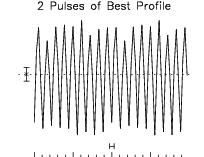
#> input picture dataset/0/S00117_2-cand.008.png_best_pulse.jpg, 204 x 157 px; its folder holds only this picture in this run
$ jupyter execute --allow-errors Untitled-1.ipynb
#> lines starting #> are read from the running program, lines starting #| are printed output that depends on the picture
[cell 1]
import os
import random
import numpy as np
import matplotlib.pyplot as plt
from PIL import Image
from skimage import io, color
from sklearn import svm, metrics
from sklearn.model_selection import train_test_split
from skimage.transform import resize

[cell 2]
class load():
    def __init__(self, path = ""):
        self.path = path

        if(self.path.endswith('/') != True):
            self.path = self.path + '/'

    def load(self):
        # Load images from folder 0
        x0, _ = self.load_images(self.path + '0/')
        y0 = np.ones(len(x0)) * 0

        # Load images from folder 1
        x1, _ = self.load_images(self.path + '1/')
        y1 = np.ones(len(x1)) * 1

        # Concatenate all images
        x = np.concatenate((x0, x1))
        y = np.concatenate((y0, y1))

        # Shuffle data
        # x, y = self.shuffle(x, y)

        return x, y

    def repeat(self, num, val):
        '''
        Repeats the data num times
        '''
        ret = []
        for _ in range(num):
            ret.append([val])

        return ret

    def shuffle(self, x, y):
        '''
        Shuffles the data
        '''
        xy = list(zip(x, y))
        random.shuffle(xy)
        x, y = zip(*xy)
        return x, y

    def load_images(self, folder):
        '''
        Loads all images from a folder and returns a list of matrices
        '''
        # Get files from folder
        files = os.listdir(folder)
        # Load images
        img_list = []
        filenames = []
        for file in files:
            if(file.endswith('.png') or file.endswith('.jpg')):
                img_list.append(
                    self.img_to_matrix(folder + file)
                )
                filenames.append(file)

        return img_list, filenames

    def img_to_matrix(self, img_path):
        '''
        Loads an image and converts it to a matrix
        '''
        img = resize(io.imread(img_path), (256, 256))
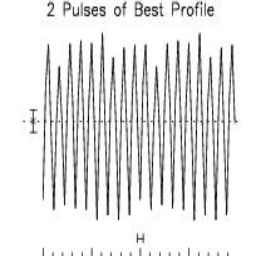
#> img: shape (256, 256, 3) float64; min 0.00781, max 1, mean 0.892
        img = color.rgb2gray(img)
#> img: shape (256, 256) float64
        img = img[20:256, :]
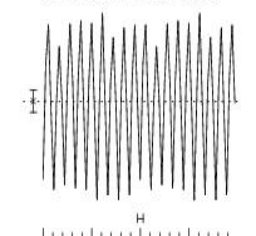
#> img: shape (236, 256) float64; min 0.00781, max 1, mean 0.892
        reshaped =  self.flatten(img)

        '''
        print(img[:, 170])
        plt.matshow(img)
        flattened = self.flatten(img)
        plt.scatter(range(len(flattened)), flattened)
        raise NotImplementedError
        plt.scatter(range(len(reshaped)), reshaped)
        plt.show()
        print(img_path)
        print(reshaped)
        raise NotImplementedError
        '''
        return reshaped

    def flatten(self, x):
        '''
        Flattens the data
        '''
        flattened = np.ones(x.shape[1]) * 256
#> flattened = 256 values from 256 to 256
        for r in range(x.shape[1]):
            thisColumn = x[:, r]
            for i in range(len(thisColumn)):
                if(thisColumn[i] < 1):
                    flattened[r] = i
                    break
#> after the loop, flattened = 256 values, max 256 at index 0, min 0 at index 41, mean 41.55

        return flattened

class train():
    def __init__(self, dataset):
        print('Loading dataset...')
        self.load = load(dataset)
        self.x, self.y = self.load.load()
#> in img_to_matrix, `reshaped =  self.flatten(img)`: reshaped has the same summary as flattened in flatten
#> in load, `x0, _ = self.load_images(self.path + '0/')`: x0 = 1 item
#> in load, `y0 = np.ones(len(x0)) * 0`: y0 = [0]

    def train(self):
        print('Training...')

        # Split data into training and test set
        x_train, x_test, y_train, y_test = train_test_split(self.x, self.y, test_size=0.2)

        # Train SVM
        clf = svm.SVC(gamma='scale')
        clf.fit(x_train, y_train)

        # Predict
        y_pred = clf.predict(x_test)

        # Print accuracy
        print('Accuracy:', metrics.accuracy_score(y_test, y_pred))

        return clf

#l = load()
#l.img_to_matrix("./tests/real13.jpg")

[cell 3]
class rater(load, train):
    def __init__(self):
        self.clf = train('./dataset/').train()

    def rate(self, img_path):
        img = self.img_to_matrix(img_path)
        return self.clf.predict([img])[0]

[cell 4]
# Initialize rater
print('Initializing rater...')
#> (the rest of this cell did not finish here and is left out)

[cell 5]
l = load("./dataset/")
#> (the rest of this cell did not finish here and is left out)

$ run again, on dataset/0/S00119_1-cand.019.png_best_pulse.jpg
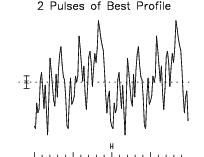
#> input picture dataset/0/S00119_1-cand.019.png_best_pulse.jpg, 204 x 157 px
#> in img_to_matrix, `img = resize(io.imread(img_path), (256, 256))`:
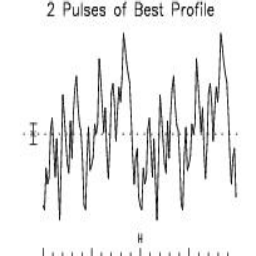
#> img: shape (256, 256, 3) float64; min 0.00781, max 1, mean 0.929
#> in img_to_matrix, `img = img[20:256, :]`:
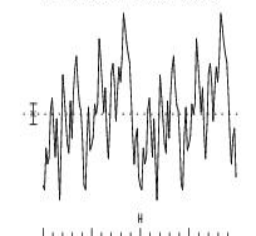
#> img: shape (236, 256) float64; min 0.00781, max 1, mean 0.933
#> after the loop in flatten, `for r in range(x.shape[1]):`: flattened = 256 values, max 256 at index 0, min 0 at index 41, mean 45.58
#> reshaped has the same summary as flattened in flatten
#> x0 = 1 item
#> y0 = [0]

$ run again, on dataset/0/S00119_1-cand.020.png_best_pulse.jpg
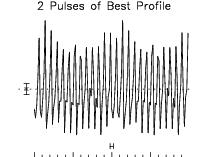
#> input picture dataset/0/S00119_1-cand.020.png_best_pulse.jpg, 204 x 157 px
#> in img_to_matrix, `img = resize(io.imread(img_path), (256, 256))`:
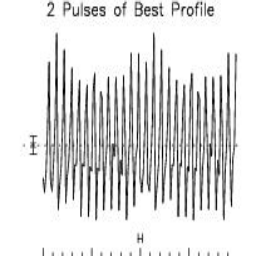
#> img: shape (256, 256, 3) float64; min 0.00122, max 1, mean 0.874
#> in img_to_matrix, `img = img[20:256, :]`:
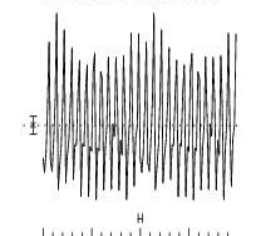
#> img: shape (236, 256) float64; min 0.00122, max 1, mean 0.873
#> after the loop in flatten, `for r in range(x.shape[1]):`: flattened = 256 values, max 256 at index 0, min 0 at index 41, mean 44.72
#> reshaped has the same summary as flattened in flatten
#> x0 = 1 item
#> y0 = [0]

$ run again, on dataset/0/S00119_1-cand.030.png_best_pulse.jpg
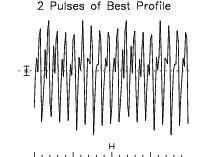
#> input picture dataset/0/S00119_1-cand.030.png_best_pulse.jpg, 204 x 157 px
#> in img_to_matrix, `img = resize(io.imread(img_path), (256, 256))`:
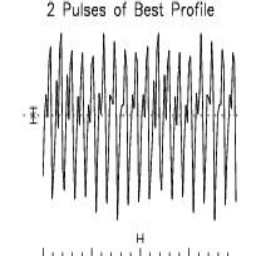
#> img: shape (256, 256, 3) float64; min 0.00958, max 1, mean 0.885
#> in img_to_matrix, `img = img[20:256, :]`:
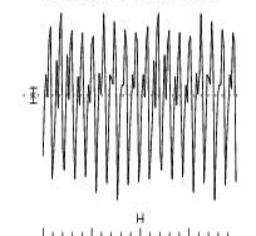
#> img: shape (236, 256) float64; min 0.00958, max 1, mean 0.886
#> after the loop in flatten, `for r in range(x.shape[1]):`: flattened = 256 values, max 256 at index 0, min 0 at index 41, mean 42.05
#> reshaped has the same summary as flattened in flatten
#> x0 = 1 item
#> y0 = [0]

$ run again, on dataset/0/S00117_2-cand.024.png_best_pulse.jpg
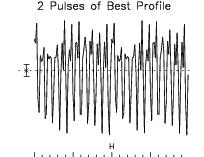
#> input picture dataset/0/S00117_2-cand.024.png_best_pulse.jpg, 204 x 157 px
#> in img_to_matrix, `img = resize(io.imread(img_path), (256, 256))`:
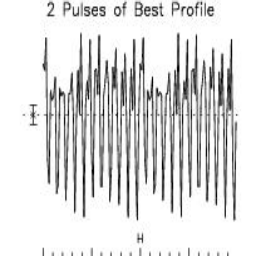
#> img: shape (256, 256, 3) float64; min 0.0025, max 1, mean 0.872
#> in img_to_matrix, `img = img[20:256, :]`:
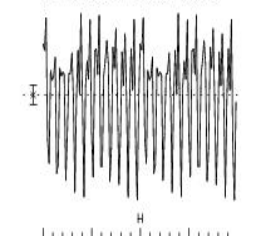
#> img: shape (236, 256) float64; min 0.0025, max 1, mean 0.871
#> after the loop in flatten, `for r in range(x.shape[1]):`: flattened = 256 values, max 256 at index 0, min 0 at index 41, mean 41.54
#> reshaped has the same summary as flattened in flatten
#> x0 = 1 item
#> y0 = [0]
